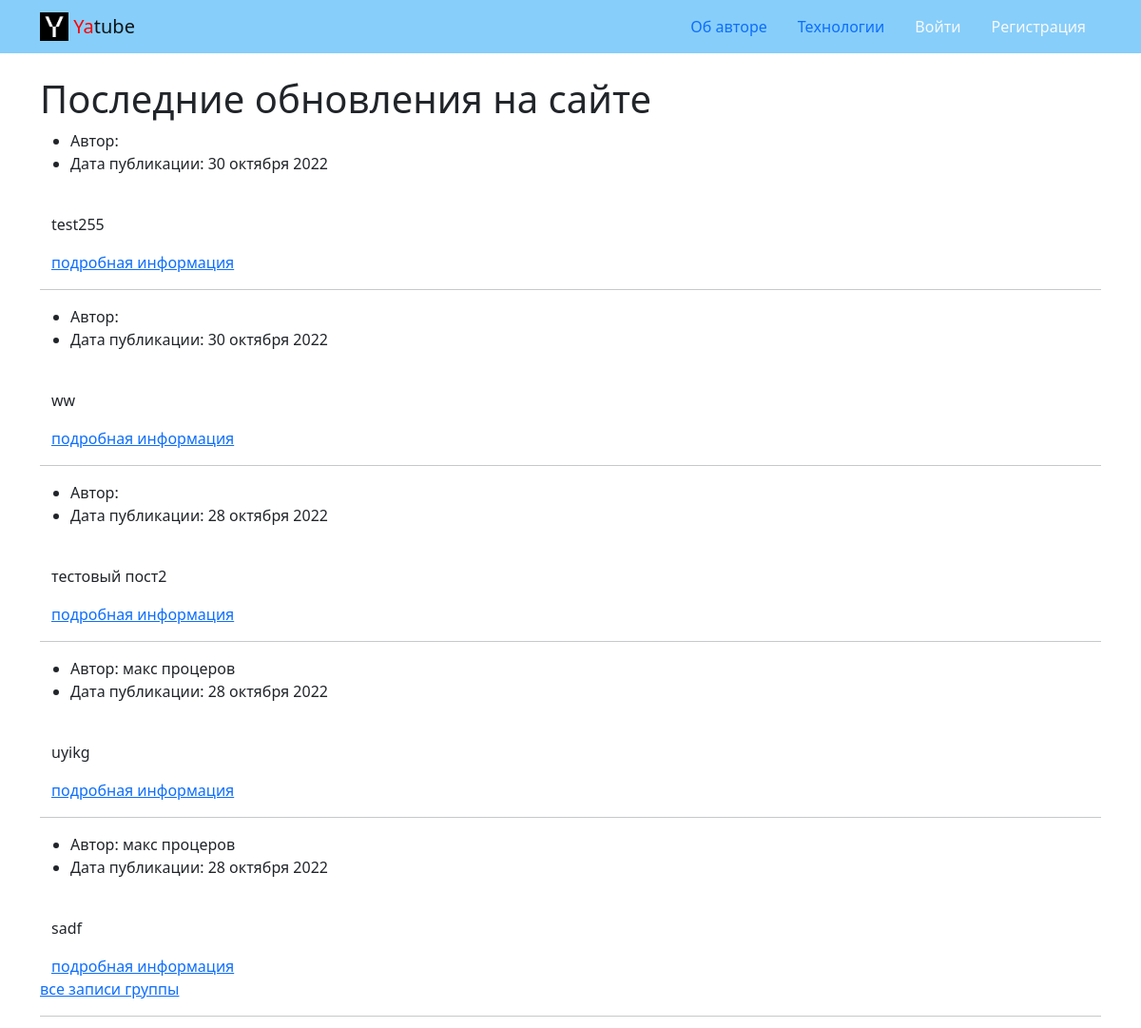
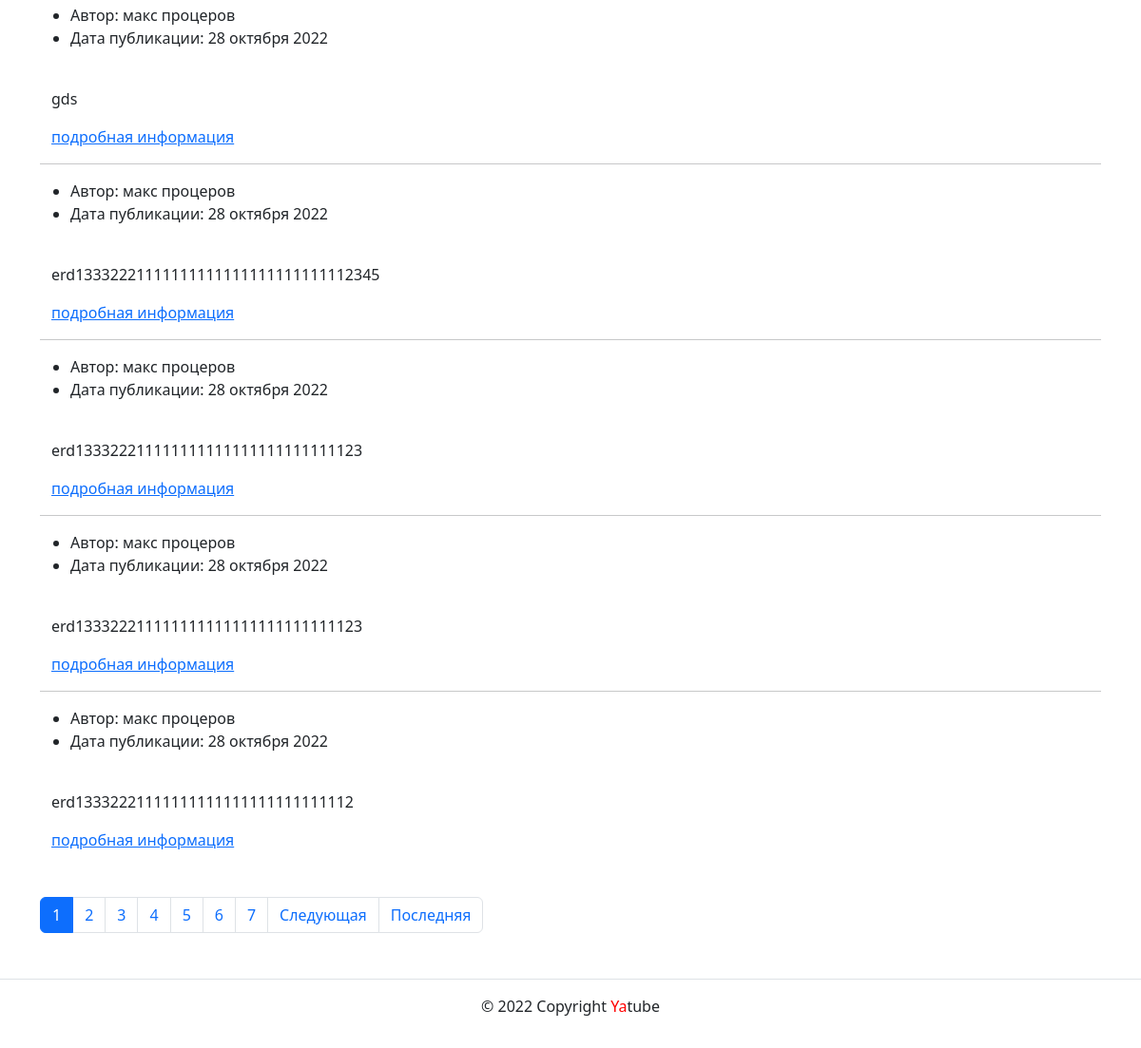
Before: / with the older database file (2 pictures, top to bottom).
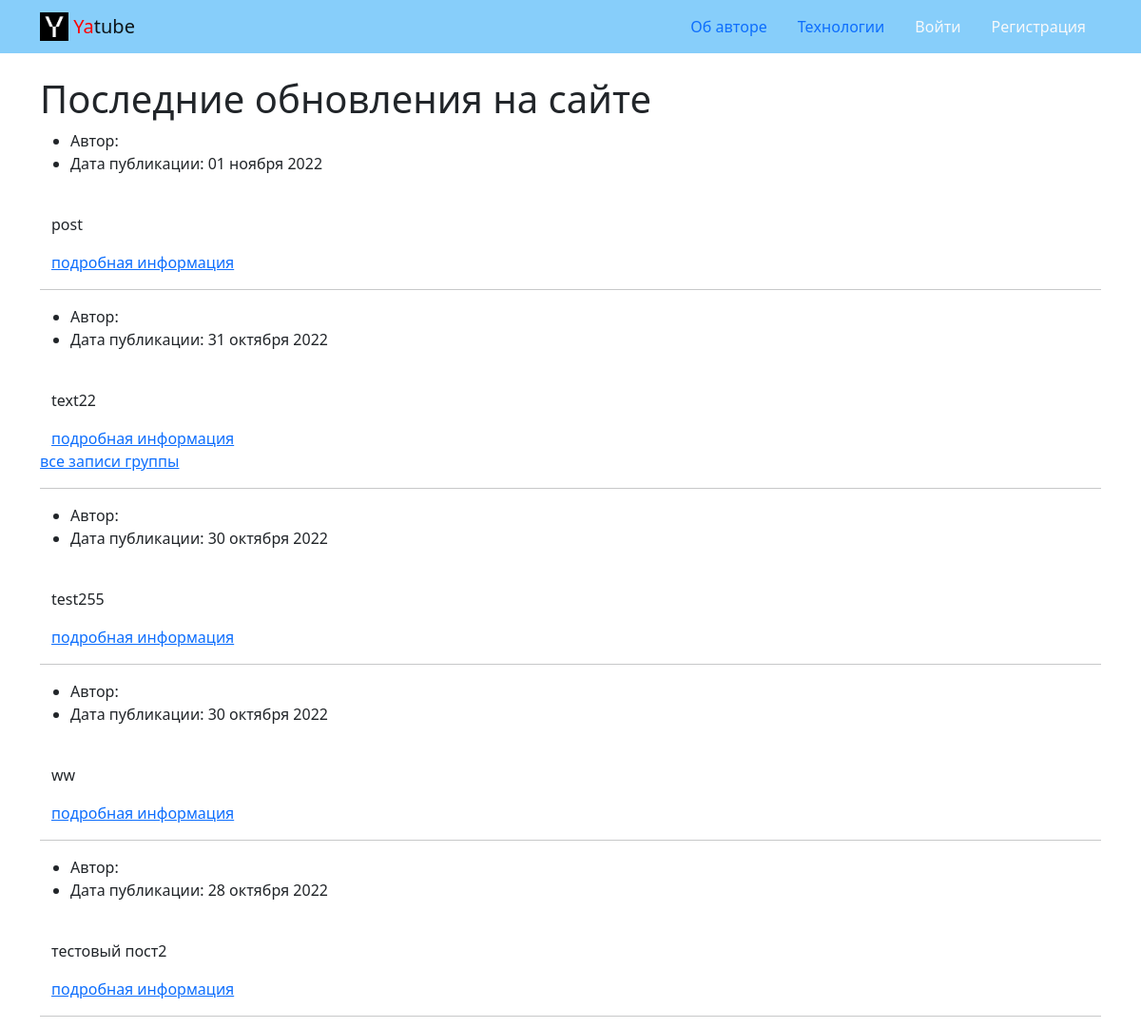
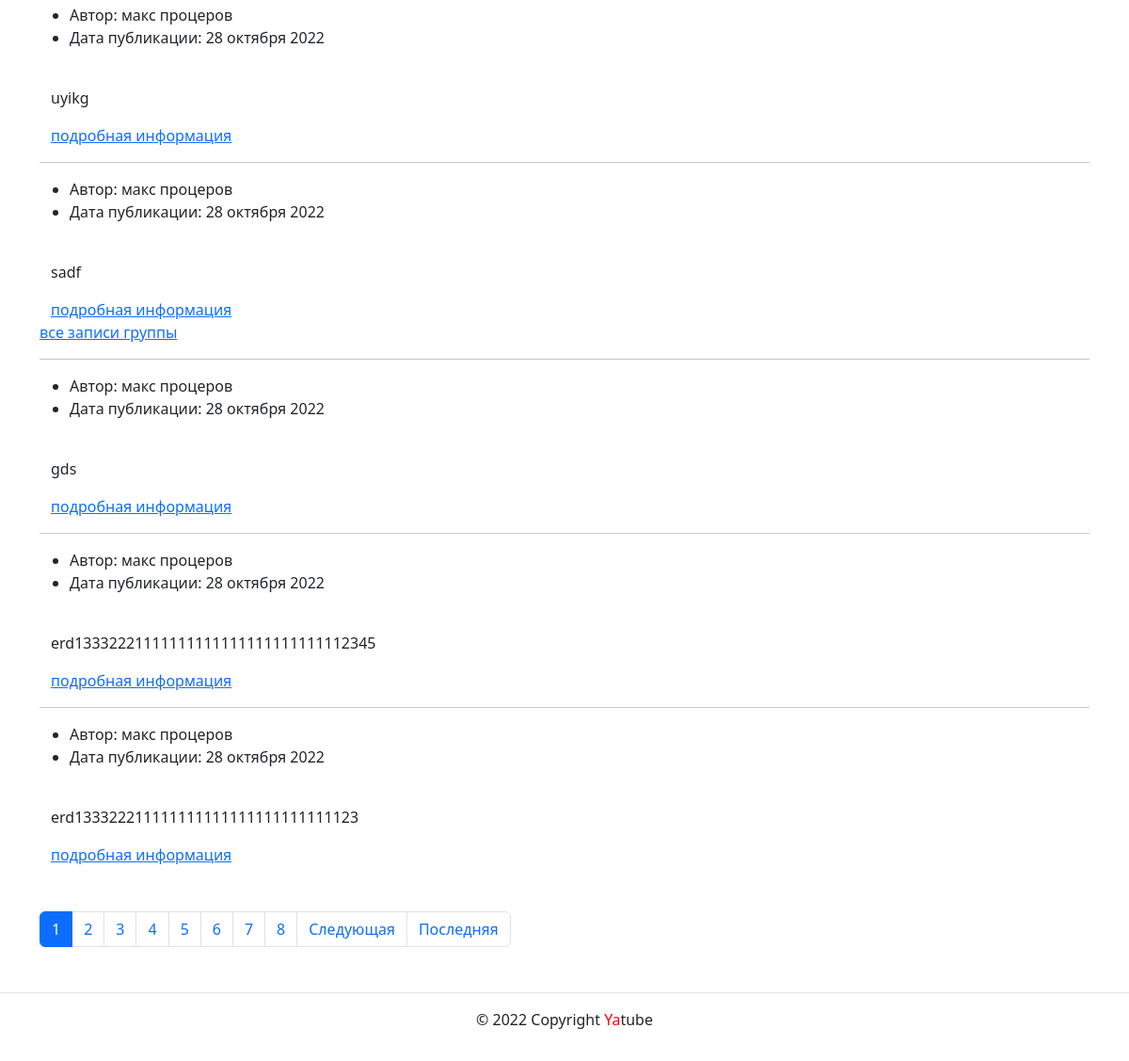
After: the same page with the newer database file (2 pictures, top to bottom).
### posts/models.py (models this page shows, shortened)
class Post(models.Model):
    text = models.TextField(help_text='Введите текст поста',
                            verbose_name='Текст поста')
    pub_date = models.DateTimeField(auto_now_add=True)
    author = models.ForeignKey(
        User,
        on_delete=models.CASCADE,
        related_name='posts')
    group = models.ForeignKey(
        Group,
        on_delete=models.SET_NULL,
        blank=True,
        null=True,
        related_name='posts',
        help_text='Введите название группы',
        verbose_name='Группа',
    )
    class Meta:
        ordering = ['-pub_date']

### posts/views.py (the view)
# urls.py: path('', views.index, name='index'),
def index(request):
    template = 'posts/index.html'
    posts = Post.objects.all()
    context = {
        'page_obj': make_paginator(request, posts),
    }
    return render(request, template, context)

### core/context_processors/year.py (called while the page is built)
def year(request):
    return {
        'year': date.today().year,
    }

### posts/utils.py (called while the page is built)
def make_paginator(request, data):
    paginator = Paginator(data, settings.NUMBER_POSTS_ON_ONE_PAGE)
    page_number = request.GET.get('page')
    page_obj = paginator.get_page(page_number)
    return page_obj

### templates/posts/index.html (shortened to what this page needs)
<!DOCTYPE html>
<html lang="ru">
<head>
    {% extends 'base.html' %}
{% block content %}
<div class="container">
    <br>
    <h1>Последние обновления на сайте</h1>
    {% for post in page_obj %}
        {% include 'includes/post.html' %}
        {% if post.group %}
        <a href="{% url 'posts:group_list' post.group.slug %}">все записи группы</a>
        {% endif %}
        {% if not forloop.last %}
             <hr>
        {% endif %}
    {% endfor %}
    {% include 'includes/paginator.html' %}
    {% endblock %}

### templates/includes/post.html
<article>
    <ul>
        <li>
            Автор: {{ post.author.get_full_name }}
        </li>
        <li>
            Дата публикации: {{ post.pub_date|date:"d E Y" }}
        </li>
    </ul>
    <div class="container">
        <br>
        <p>{{ post.text }}</p>
        <a href="{% url 'posts:post_detail' post.id %}">подробная информация </a>
    </div>
</article>

Changed rows visible on the page:
no longer on this page (row unchanged): Post: author.get_full_name "макс процеров", pub_date "28 октября 2022", text "erd133322211111111111111111111111123"
no longer on this page (row unchanged): Post: author.get_full_name "макс процеров", pub_date "28 октября 2022", text "erd13332221111111111111111111111112"
added Post: pub_date "01 ноября 2022", text "post"
added Post: pub_date "31 октября 2022", text "text22", shows "все записи группы"
Other visible differences:
new list line: "8"
